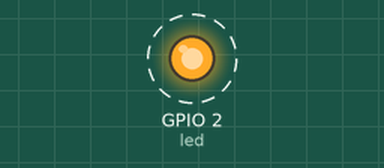
The program below on a simulated ESP32 board running MicroPython. On the bench: output pins drawn as LEDs (lit = HIGH). Dashed ring = blinking. What the program prints to the serial console is not drawn.

Above: at 0.5 s.
Timing chart, 0 to 4.6 s (numbered marks = the images above):
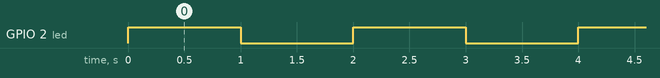

The program:

activity1_led_blink.py
```python
# Activity 1 - Single LED Blink (Wokwi, ESP32-S3, MicroPython)
# Circuit: GPIO 2 -> 220 ohm resistor -> LED anode (+), LED cathode (-) -> GND
from machine import Pin
import time

# GPIO 2 ko output mode mein set karo
led = Pin(2, Pin.OUT)

print('LED Blink start!')

while True:
    led.value(1)      # LED ON
    print('ON')
    time.sleep(1)     # 1 second ruko
    led.value(0)      # LED OFF
    print('OFF')
    time.sleep(1)
```

Measured:
- by itself, GPIO 2 (led): alternates HIGH for 1.0 s and LOW for 1.0 s
